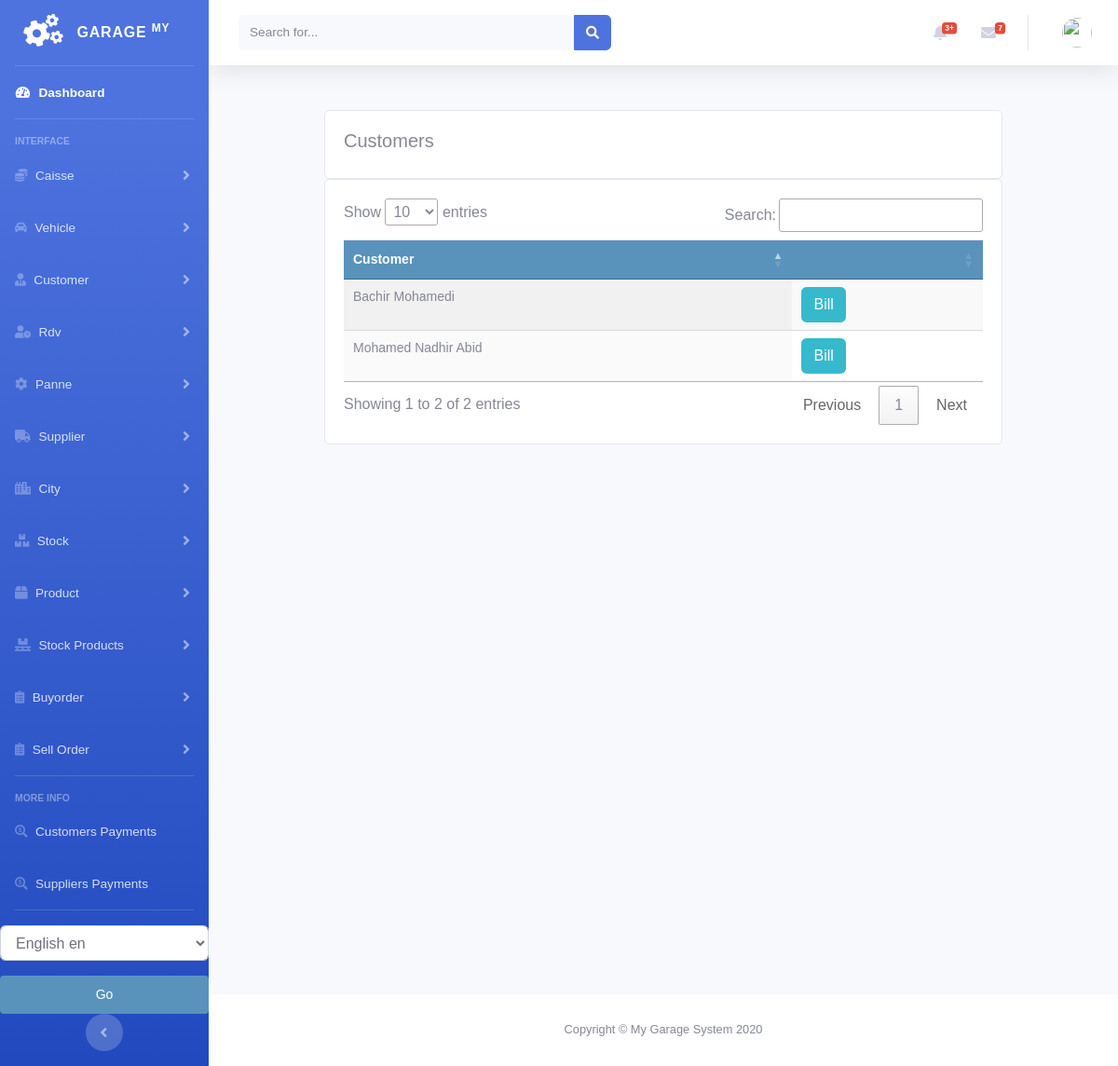
Page /customer/sellorder_customer_list on the earlier database version.
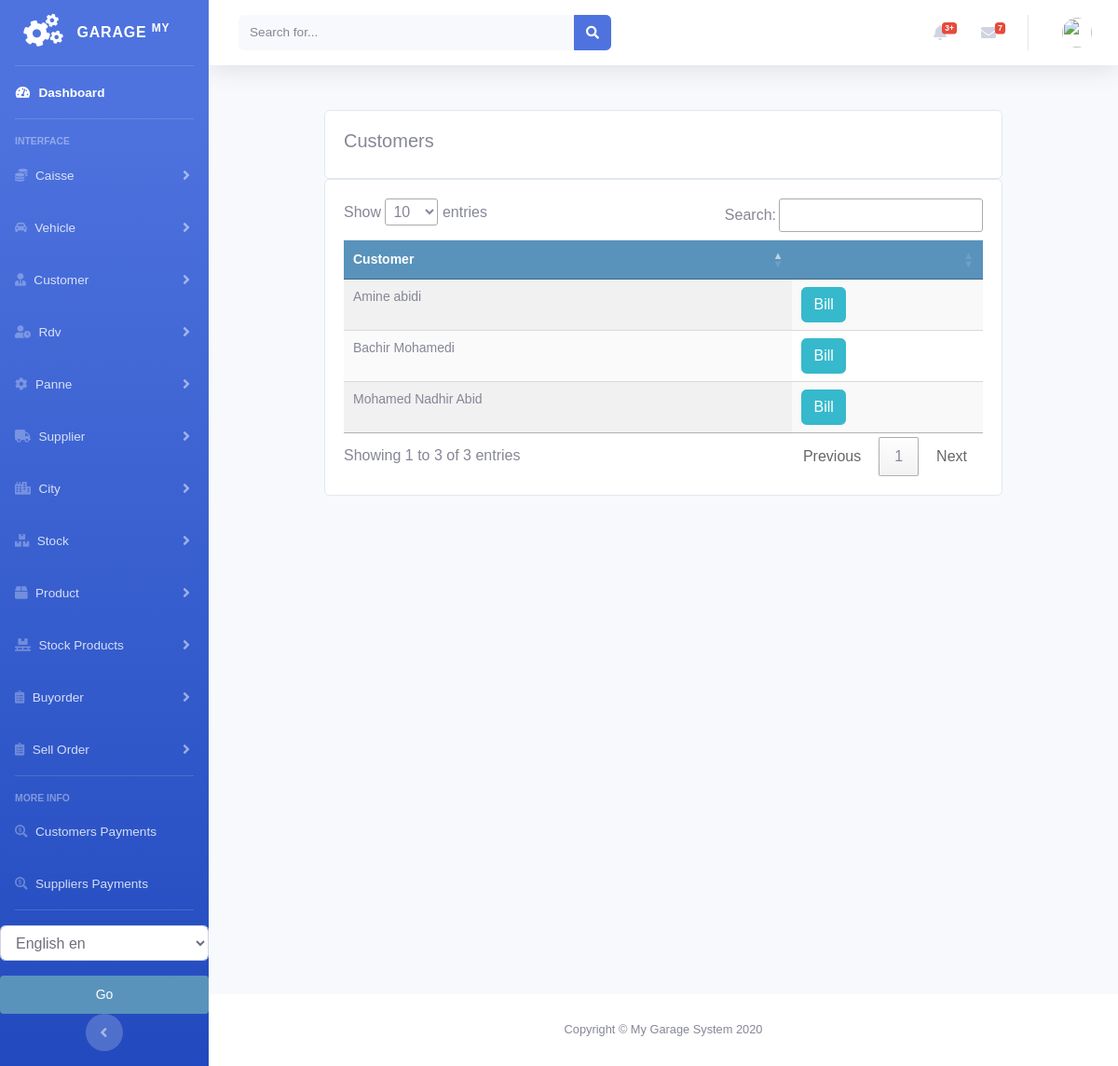
Same page on the later database version.
### customer/models.py (models this page shows, shortened)
class Customer(models.Model):
    firstname = models.CharField(max_length=250, null=True)
    lastname = models.CharField(max_length=250, null=True)
    address = models.CharField(max_length=200, null=True)
    phone = models.CharField(max_length=200, null=True)
    national_number = models.CharField(max_length=200, null=True)
    email = models.EmailField(null=True)
    date_created = models.DateTimeField(auto_now_add=True, null=True)
    date_joined = models.DateField(null=True)
    debt = models.DecimalField(max_digits=10, decimal_places=2, null=True, default=0)

### customer/views.py (the view)
# urls.py: path('sellorder_customer_list', views.sellorder_customer_list, name='sellorder_customer_list'),
def sellorder_customer_list(request):
    customers = Customer.objects.all()
    context = {
        'customers': customers
    }
    return render(request, 'customer/sellorder_list_customer.html', context)

### customer/templates/customer/sellorder_list_customer.html (shortened to what this page needs)
{% extends 'home.html' %}
{% load static %}
{% block content %}
<br>
<div class="container">
    <div class="row">
    <div class="col-md">
        <div class="card card-body">
            <h5>Customers</h5>
        </div>
        <div class="card card-body">
            <table id="table_id" class=" table display text-center">
                <thead>
                <tr>
                    <th>Customer</th>
                    <th></th>
                </tr>
                </thead>
                <tbody>
                {% for customer in customers %}
                <tr>
                   <td>
                       {{customer.firstname}}
                       {{customer.lastname}}
                   </td>
                    <td>
                        <a class="btn btn-info " href="{% url 'sellorder:sellorder_list_by_customer' customer.id %}">Bill</a>
                    </td>
                </tr>
                {% endfor %}
                </tbody>
            </table>
        </div>
    </div>
</div>
</div>
{% endblock %}
{% block jsscript %}
<link rel="stylesheet" href="https://ajax.googleapis.com/ajax/libs/jqueryui/1.12.1/themes/smoothness/jquery-ui.css">
<link rel="stylesheet" href="https://cdnjs.cloudflare.com/ajax/libs/chosen/1.8.7/chosen.min.css"/>
<link rel="stylesheet" type="text/css" href="https://cdn.datatables.net/1.10.22/css/jquery.dataTables.css">
{% endblock %}

Differences in the rows shown:
added Customer: firstname "Amine", lastname "abidi"
Other differences:
text written by a page script: "Show entries Search: Showing 1 to 2 of 2 entries Previous 1 Next" → "Show entries Search: Showing 1 to 3 of 3 entries Previous 1 Next"
